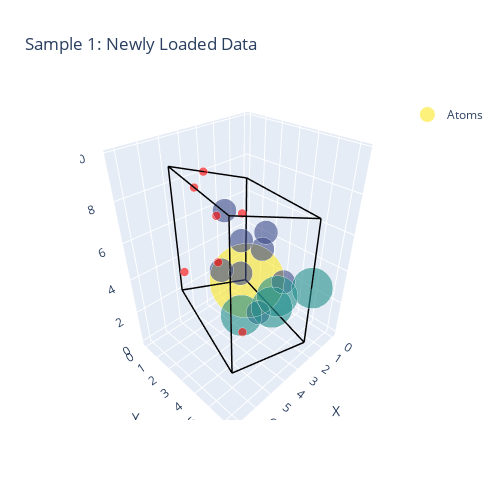

The notebook cell saved with this chart:
### Markdown cell above
## New Dataset Generation

### Code cell
import pickle

new_data_list = []

for idx in range(10):

  single_data = train_dataset[idx]
  cell = single_data.cell[0].numpy()
  x_vec, y_vec, z_vec = cell[0], cell[1], cell[2]

  # Assuming that positions are in cartesian coords not fractional coords
  positions = single_data.pos.numpy()
  atomic_numbers = single_data.species.numpy()
  new_points = positions.copy()
  new_atomic_numbers = atomic_numbers.copy()


  # Calculate iterations once
  iterations = 20 - single_data.n_atoms.item()

  # Generate ghost atoms
  for i in range(iterations):
      # Define the dictionary of inputs for the function
      inputs_for_crash_analysis = {
          'points': new_points,
          'atomic_numbers': new_atomic_numbers,
          'x_vec': x_vec,
          'y_vec': y_vec,
          'z_vec': z_vec
      }
      
      next_point = VoronoiGenerator._get_next_point(points=new_points, atomic_numbers=new_atomic_numbers, x_vec=x_vec, y_vec=y_vec, z_vec=z_vec)
      
      if np.any(np.isnan(next_point)):
          print("NaN value detected, breaking loop.")
          break

      new_atomic_numbers = np.append(new_atomic_numbers, -1)
      new_points = np.vstack([new_points, next_point])


  # Update pos, n_atoms, batch
  single_data.pos = torch.from_numpy(new_points).to(dtype=torch.float64)
  single_data.n_atoms = torch.tensor(20, dtype=torch.long)
  single_data.batch = torch.zeros(20, dtype=torch.long)  # All atoms belong to config 0

  # Update species efficiently
  num_ghosts = iterations
  ghost_species = torch.full((num_ghosts,), -1, dtype=torch.long)
  # Ensure single_data.species is a tensor before concatenating
  if not isinstance(single_data.species, torch.Tensor):
      single_data.species = torch.tensor(single_data.species, dtype=torch.long)
  single_data.species = torch.cat([single_data.species.long(), ghost_species])

  new_data_list.append(single_data)

  if idx == 1:
    plot_crystal_with_points(single_data, idx)

### Figure 1 — Plotly figure (JSON) as saved in the notebook; plotly's stock layout.template omitted (floating-point values rounded to 4 significant figures)
{"data": [{"hoverinfo": "text", "hovertext": ["A_n: 60<br>Pos: (0.00, 0.00, 0.00)", "A_n: 13<br>Pos: (5.34, 4.90, 7.51)", "A_n: 13<br>Pos: (2.93, 1.39, 6.52)", "A_n: 13<br>Pos: (3.24, 4.10, 5.77)", "A_n: 13<br>Pos: (0.84, 2.20, 4.78)", "A_n: 13<br>Pos: (1.56, 4.10, 3.02)", "A_n: 13<br>Pos: (3.97, 2.20, 4.01)", "A_n: 13<br>Pos: (1.87, 1.39, 2.28)", "A_n: 13<br>Pos: (4.27, 4.90, 3.27)", "A_n: 29<br>Pos: (3.60, 3.15, 1.49)", "A_n: 29<br>Pos: (1.20, 3.15, 0.50)", "A_n: 29<br>Pos: (2.40, 6.29, 4.40)", "A_n: 29<br>Pos: (4.81, 6.29, 5.39)", "A_n: -1<br>Pos: (2.91, 0.00, 8.01)", "A_n: -1<br>Pos: (6.45, 4.87, 8.94)", "A_n: -1<br>Pos: (5.04, 0.71, 3.69)", "A_n: -1<br>Pos: (4.94, 1.84, 8.47)", "A_n: -1<br>Pos: (0.70, 0.35, 5.11)", "A_n: -1<br>Pos: (5.84, 5.49, 3.61)", "A_n: -1<br>Pos: (2.24, 0.00, 2.49)"], "marker": {"color": ["rgb(253, 231, 37)", "rgb(61, 75, 137)", "rgb(61, 75, 137)", "rgb(61, 75, 137)", "rgb(61, 75, 137)", "rgb(61, 75, 137)", "rgb(61, 75, 137)", "rgb(61, 75, 137)", "rgb(61, 75, 137)", "rgb(35, 142, 140)", "rgb(35, 142, 140)", "rgb(35, 142, 140)", "rgb(35, 142, 140)", "red", "red", "red", "red", "red", "red", "red"], "opacity": 0.6, "size": [51.75, 16.5, 16.5, 16.5, 16.5, 16.5, 16.5, 16.5, 16.5, 28.5, 28.5, 28.5, 28.5, 6.0, 6.0, 6.0, 6.0, 6.0, 6.0, 6.0]}, "mode": "markers", "name": "Atoms", "type": "scatter3d", "x": [0.0, 5.337, 2.934, 3.241, 0.8384, 1.564, 3.967, 1.871, 4.274, 3.604, 1.201, 2.403, 4.805, 2.915, 6.45, 5.043, 4.941, 0.7031, 5.842, 2.235], "y": [0.0, 4.902, 1.392, 4.098, 2.196, 4.098, 2.196, 1.392, 4.902, 3.147, 3.147, 6.294, 6.294, 1.053e-06, 4.875, 0.7133, 1.842, 0.3543, 5.488, 1.053e-06], "z": [0.0, 7.508, 6.515, 5.772, 4.78, 3.022, 4.015, 2.279, 3.272, 1.489, 0.4962, 4.397, 5.39, 8.014, 8.944, 3.687, 8.467, 5.107, 3.606, 2.49]}, {"hoverinfo": "none", "line": {"color": "black", "width": 3}, "mode": "lines", "showlegend": false, "type": "scatter3d", "x": [0, 4.805], "y": [0, 0], "z": [0, 1.985]}, {"hoverinfo": "none", "line": {"color": "black", "width": 3}, "mode": "lines", "showlegend": false, "type": "scatter3d", "x": [0, 2.403], "y": [0, 6.294], "z": [0, 0.9923]}, {"hoverinfo": "none", "line": {"color": "black", "width": 3}, "mode": "lines", "showlegend": false, "type": "scatter3d", "x": [0, 0], "y": [0, 0], "z": [0, 6.81]}, {"hoverinfo": "none", "line": {"color": "black", "width": 3}, "mode": "lines", "showlegend": false, "type": "scatter3d", "x": [4.805, 7.208], "y": [0, 6.294], "z": [1.985, 2.977]}, {"hoverinfo": "none", "line": {"color": "black", "width": 3}, "mode": "lines", "showlegend": false, "type": "scatter3d", "x": [4.805, 4.805], "y": [0, 0], "z": [1.985, 8.795]}, {"hoverinfo": "none", "line": {"color": "black", "width": 3}, "mode": "lines", "showlegend": false, "type": "scatter3d", "x": [2.403, 7.208], "y": [6.294, 6.294], "z": [0.9923, 2.977]}, {"hoverinfo": "none", "line": {"color": "black", "width": 3}, "mode": "lines", "showlegend": false, "type": "scatter3d", "x": [2.403, 2.403], "y": [6.294, 6.294], "z": [0.9923, 7.802]}, {"hoverinfo": "none", "line": {"color": "black", "width": 3}, "mode": "lines", "showlegend": false, "type": "scatter3d", "x": [0, 4.805], "y": [0, 0], "z": [6.81, 8.795]}, {"hoverinfo": "none", "line": {"color": "black", "width": 3}, "mode": "lines", "showlegend": false, "type": "scatter3d", "x": [0, 2.403], "y": [0, 6.294], "z": [6.81, 7.802]}, {"hoverinfo": "none", "line": {"color": "black", "width": 3}, "mode": "lines", "showlegend": false, "type": "scatter3d", "x": [7.208, 7.208], "y": [6.294, 6.294], "z": [2.977, 9.787]}, {"hoverinfo": "none", "line": {"color": "black", "width": 3}, "mode": "lines", "showlegend": false, "type": "scatter3d", "x": [4.805, 7.208], "y": [0, 6.294], "z": [8.795, 9.787]}, {"hoverinfo": "none", "line": {"color": "black", "width": 3}, "mode": "lines", "showlegend": false, "type": "scatter3d", "x": [2.403, 7.208], "y": [6.294, 6.294], "z": [7.802, 9.787]}], "layout": {"autosize": false, "height": 500, "scene": {"xaxis": {"title": {"text": "X"}}, "yaxis": {"title": {"text": "Y"}}, "zaxis": {"title": {"text": "Z"}}}, "title": {"text": "Sample 1: Newly Loaded Data"}, "width": 500}}
